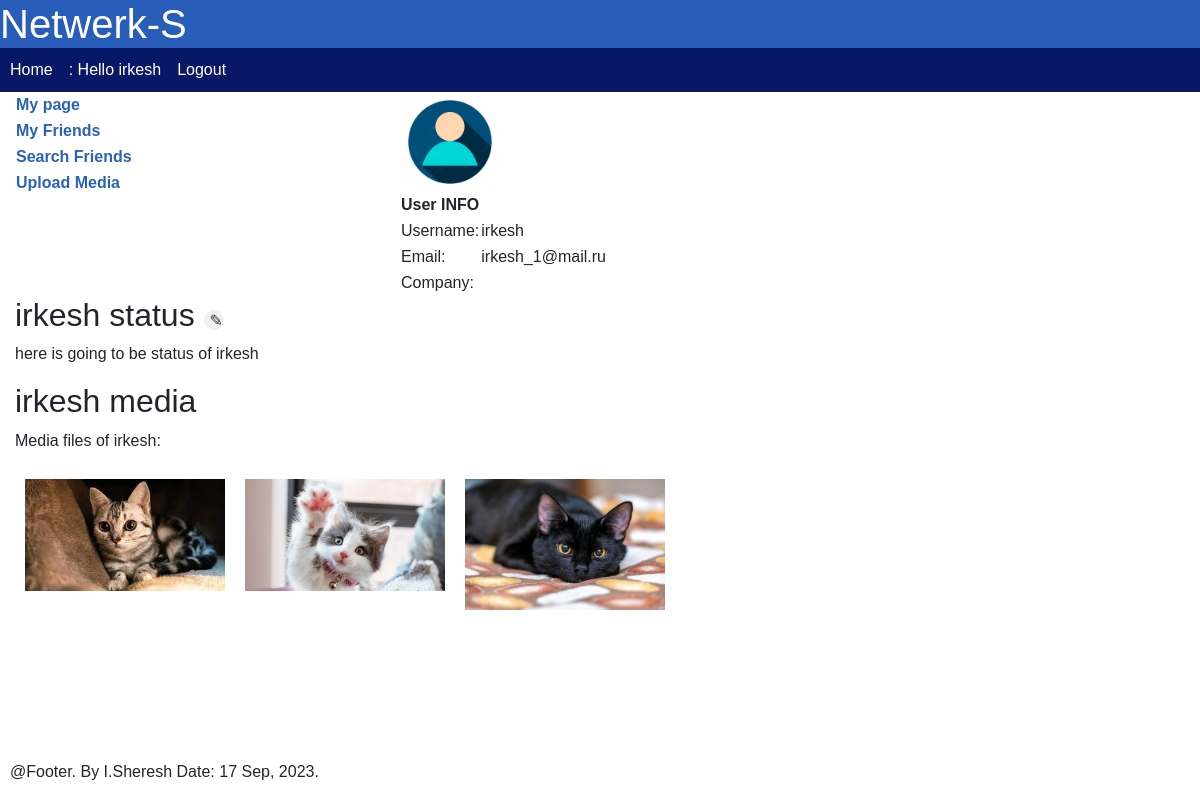
The page / (signed in) on the database as committed earlier.
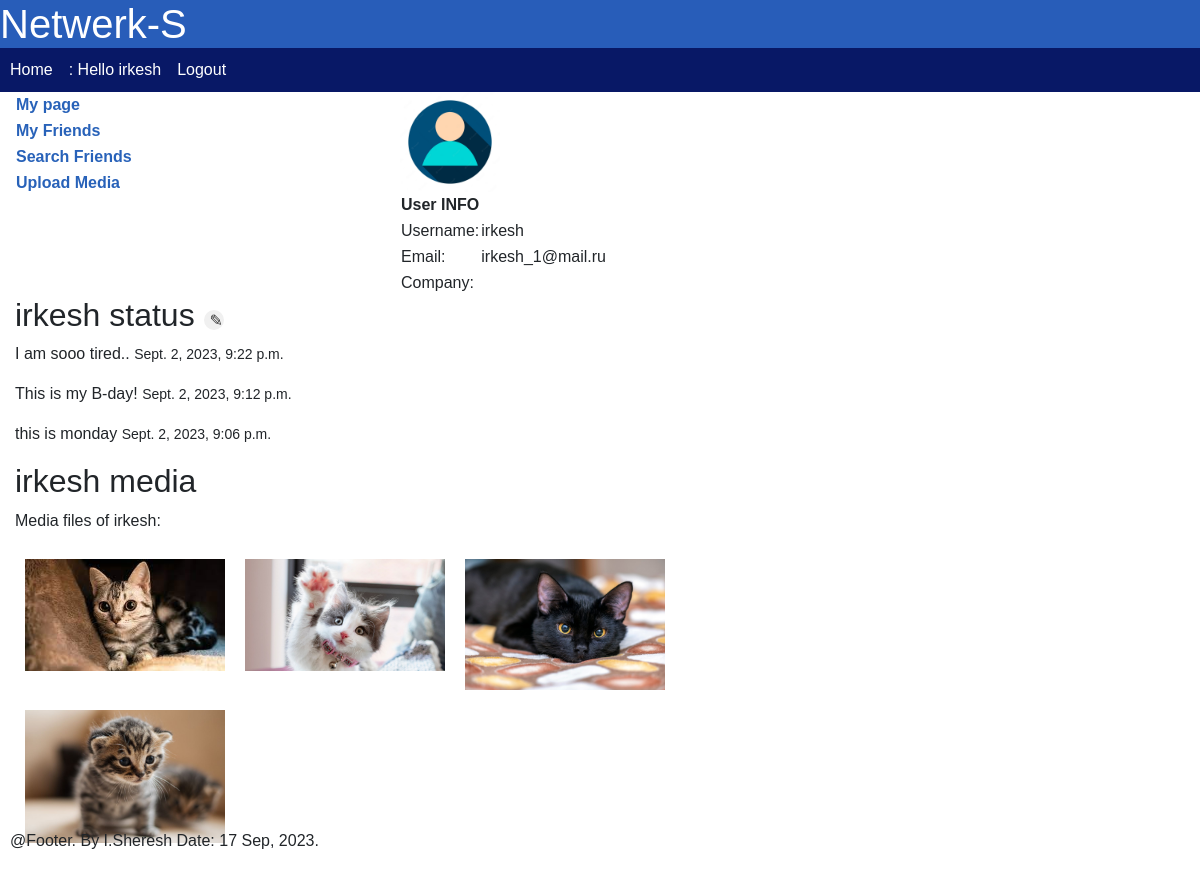
The same page on the database as committed later.
### social/models.py (models this page shows, shortened)
class Image(models.Model):
    name = models.CharField(max_length=256, unique=True, db_index=True)
    image = models.FileField(blank=False)
    user = models.ForeignKey(AppUser, on_delete=models.CASCADE)
    created_at = models.DateTimeField(default=timezone.now)

class Status(models.Model):
    user = models.ForeignKey(AppUser, on_delete=models.CASCADE)
    content = models.TextField()
    created_at = models.DateTimeField(auto_now_add=True)

### social/views.py (the view)
# urls.py: path('', views.index, name='index'),
def index(request):
    user = request.user
    user_images = Image.objects.filter(user_id=user.pk)
    status_updates = Status.objects.filter(user_id = user.pk).order_by('-created_at')[:3]
    return render(request, 'social/index.html', {'user_images': user_images, 'status_updates': status_updates})

### social/templatetags/my_tags.py (called while the page is built)
@register.simple_tag
def todays_date():
    return datetime.datetime.now().strftime("%d %b, %Y")

### social/templates/social/index.html
{% extends "./base.html" %}
{% block content %}
    {% if user.is_authenticated %}
    <div>
    <h2>{{ user.username }} status <a href="status_update/"><button id="statusUpdate" class="edit-button" ></button></a> </h2>
    {% for update in status_updates %}
    <div class="status-update">
        <p>{{ update.content }} <small>{{ update.created_at }}</small></p>
    </div>
    {% empty %}
        <p>here is going to be status of {{ user.username }}</p>
    {% endfor %}
    <h2>{{ user.username }} media</h2>
    <p>Media files of {{ user.username}}:</p>
    <ul class="image-list">
        {% for image in user_images %}
            <li class="image-item">
                <img src="{{ image.image.url }}" alt="{{ image.name }}" class="scaled-image">
            </li>
        {% empty %}
            <li>
                <p>Currently, the user has no media files.</p>
            </li>
        {% endfor %}
    </ul>
    </div>
    {% else %}
    <div>
    <h2>Please login on order to get access</h2>
    </div>
    {% endif %}
{% endblock %}

### social/templates/social/base.html
{% include "./header.html" %}
{% include "./title.html" %}
<div class="container-fluid">
<div class="row">
{% block geneList %}
<div class="col-4" >
  <table>
    <tr><th><a href = '../'> My page </a></th></tr>
    <tr><th><a href = '../list_friends/'> My Friends </a></th></tr>
    <tr><th><a href = '../search_friends/'> Search Friends </a></th></tr>
    <tr><th><a href = '../upload_media/'> Upload Media </a></th></tr>
  </table>
</div>
<div>
{% if user.is_authenticated %}
      <table>
        <tr><th>User INFO</th></tr>
        <tr><img src="../static/media/user_placeholder.jpg" alt="Avatar" width="100px" height="100px"> </tr>
        <tr><td>Username:</td><td>{{ user.username }}</td></tr>
        <tr><td>Email:</td><td>{{ user.email }}</td></tr>
        <tr><td>Company: </td><td> {{ app_user.organisation }}</td></tr>
      </table>
{% endif %}
</div>
{% endblock%}
<div  class="col-8" class="content">
  {% block content %}Didn't render content{% endblock %}
</div>
</div>
</div>
{% include "./footer.html" %}

### social/templates/social/header.html (shortened to what this page needs)
{% load static %}
{% load bootstrap4 %}
<!DOCTYPE html>
<html lang="en">
<head>
    {% bootstrap_css %}
    <link rel="stylesheet" type="text/css" href="../static/css/social.css">
    <link rel="stylesheet" type="text/css" href="../../static/css/social.css">
</head>
<body>

### social/templates/social/title.html (shortened to what this page needs)
<nav class="navbar navbar-expand-md sticky-top flex-column">
  <div class="w-100 d-flex">
    <div class="navbar-header" id="header">
      <h1 id="application_title"> Netwerk-S </h1></h2>
    </div>
  </div>
  <div class="w-100 d-flex">
   <ul class="navbar-nav mr-auto" id="navigation">
      <li class="nav-item active">
       <a class="nav-link" href="/">Home <span class="sr-only">(current)</span></a>
       </li>
    {% if user.is_authenticated %}
    <li class="nav-item active">
      <a class="nav-link" href="#"> : Hello {{ user.username }} <span class="sr-only">(current)</span></a>
    </li>
    <li class="nav-item active">
      <a class="nav-link" href="../logout"> Logout<span class="sr-only">(current)</span></a>
    </li>
    {% endif %}
   </ul>
   </div>
</nav>

### social/templates/social/footer.html
{% load my_tags %}
{% load bootstrap4 %}
<div class="container-fluid">
<div class="row">
<div class="col-md-8" id="footer">
    <p>@Footer. By I.Sheresh Date:  {% todays_date %}.</p>
</div>
</div>
</div>
</body>
</html>

### social/static/css/social.css (style rules this page uses)
body { font-family: Sans-Serif; margin: 0px; border: 0px; padding: 0px; min-height: 100vh; display: flex; flex-direction: column; }
#application_title { display: inline; }
#header { width: 100%; background-color: #7f96ba; color: #ffffff; }
#navigation { width: 100%; background-color: #081866; color: #ffffff; padding: 2px; }
#application_title { display: inline; vertical-align: middle; }
#header { vertical-align: middle; width: 100%; background-color: #285db9; }
a { text-decoration: none; color: #2862b9 }
.nav-link { color: white; }
.navbar { padding: 0px; }
.image-list { list-style: none; padding: 0; display: flex; flex-wrap: wrap; }
.image-item { margin: 10px; }
.scaled-image { width: 200px; height: auto; }
.edit-button { width: 20px; height: 20px; background-color: #f0f0f0; border: none; border-radius: 50%; cursor: pointer; outline: none; }
.edit-button::before { content: "\270E"; font-size: 16px; color: #333; display: block; text-align: center; line-height: 20px; }
#footer { padding-left: 10px; width: 100%; float: left; position:absolute; bottom: 0; }

Rows that differ between the two databases and show on the page:
added Status: content "I am sooo tired..", created_at "Sept. 2, 2023, 9:22 p.m."
added Status: content "This is my B-day!", created_at "Sept. 2, 2023, 9:12 p.m."
added Status: content "this is monday", created_at "Sept. 2, 2023, 9:06 p.m."
added Image: image (picture)
Other text that changed with them:
{{ user.username }}: "irkesh" → (not shown)
text no longer shown: "here is going to be status of"
